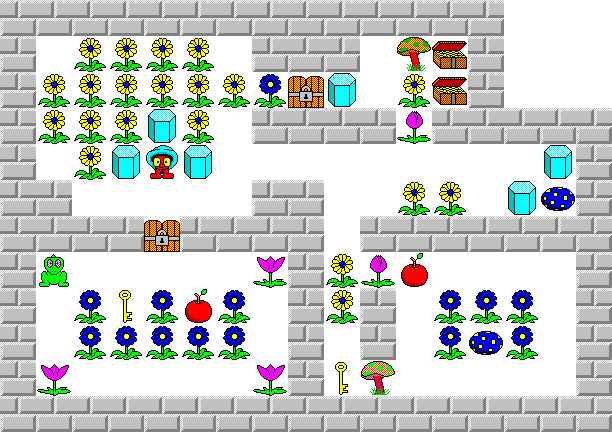

A 2D game scene composited from a Tiled map and its tileset images. What follows is a short description and the map's XML, with each tile layer's data collapsed to a summary:
An orthogonal 17x12 tile map with 36x36 px tiles, 2 tile layers (ground, hazard).

<map version="1.0" orientation="orthogonal" width="17" height="12" tilewidth="36" tileheight="36">
 <tileset firstgid="1" name="tileset" tilewidth="36" tileheight="36">
  <image source="tileset.png" width="256" height="256" />
 </tileset>
 <layer name="ground" width="17" height="12">
  <data>[204 cells, 204 non-empty, 1 distinct tile ids]</data>
 </layer>
 <layer name="hazard" width="17" height="12">
  <data>[204 cells, 143 non-empty, 15 distinct tile ids]</data>
 </layer>
</map>
